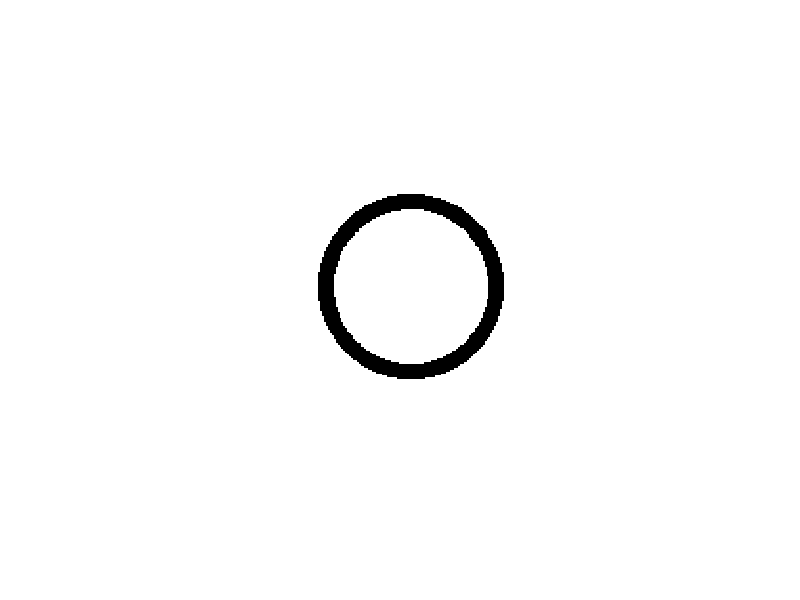

Reproduce this figure in MATLAB.
matA(1:256, 1:256) = uint8(255);
radius = 40;
for r = radius+1:0.01:radius+8
    for ang = 0:0.01:2*pi
        x = round(r*cos(ang)+127);
        y = round(r*sin(ang)+127);
        matA(x,y) = 1;
    end
end
imshow(matA);